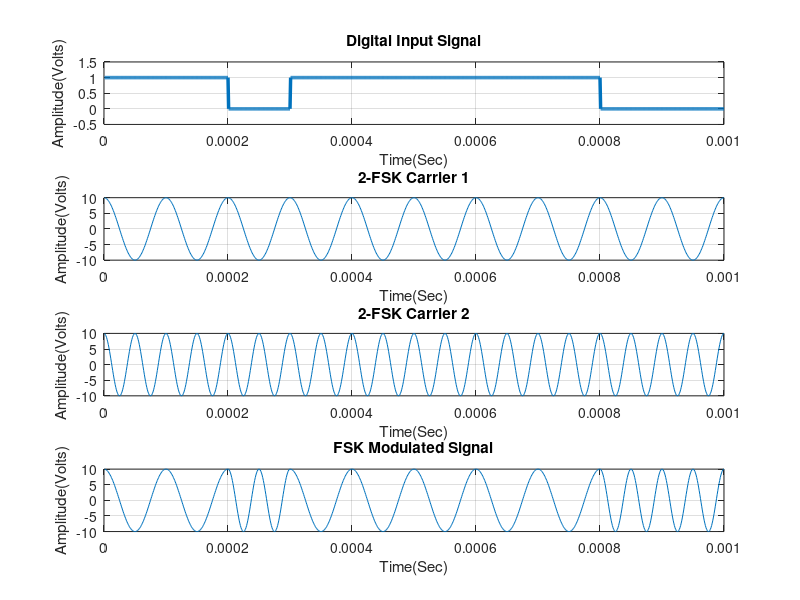

Write the MATLAB code that produced this figure.
% <<<<<<<<<<<<<<<<<<<< FSK Modulation and Demodulation >>>>>>>>>>>>>>>>>>>>

clc, clear all, close all;
% ******************* Digital/Binary input information ********************
  
% Binary information as stream of bits (binary signal 0 or 1)
x = randi(2, [1,10], 'int32') - 1; % auto generate the binary sequence
N = length(x);
Tb = 0.0001;   %Data rate = 1MHz i.e., bit period (second)
disp('Binary Input Information at Transmitter: ');
disp(x);

% ************* Represent input information as digital signal *************

% Tb: Thời gian truyền 1 bit
% nb: 1 bit được biểu diễn bởi nb signal (số mẫu lấy trong 1 chu kì truyền
% 1 bit)
% Tb/nb: thời gian truyền một signal

nb = 100;   % Digital signal per bit
digit = []; 
for n = 1:1:N
    if x(n) == 1;
       sig = ones(1,nb);
    else x(n) == 0;
        sig = zeros(1,nb);
    end
     digit = [digit sig];
end

t1 = Tb/nb : Tb/nb : nb*N*(Tb/nb);   % Time period
figure('Name','FSK Modulation','NumberTitle','off');
subplot(4,1,1);
plot(t1,digit,'LineWidth',2.5);
grid on;
axis([0 Tb*N -0.5 1.5]);
xlabel('Time(Sec)');
ylabel('Amplitude(Volts)');
title('Digital Input Signal');

% *************************** FSK Modulation *****************************
Ac = 10;      % Carrier amplitude for binary input
br = 1/Tb;    % Bit rate
Fc1 = br;      % Carrier phase for binary input '1'
Fc2 = br*2;     % Carrier phase for binary input '0' 

t2 = Tb/nb:Tb/nb:Tb;   % Signal time
mod = [];

for (i = 1:1:N)
    if (x(i) == 1)
        y = Ac*cos(2*pi*Fc1*t2);   % Modulation signal with carrier signal 1
    else
        y = Ac*cos(2*pi*Fc2*t2);   % Modulation signal with carrier signal 2
    end
    mod = [mod y];
end

t3 = Tb/nb:Tb/nb:Tb*N; % Time period

y1 = Ac*cos(2*pi*Fc1*t3); % carrier function 1
y2 = Ac*cos(2*pi*Fc2*t3); % carrier function 2

% plot carrier 1
subplot(4,1,2);
plot(t3,y1);
grid on;
xlabel('Time(Sec)');
ylabel('Amplitude(Volts)');
title('2-FSK Carrier 1');

% plot carrier 2
subplot(4,1,3);
plot(t3,y2);
grid on;
xlabel('Time(Sec)');
ylabel('Amplitude(Volts)');
title('2-FSK Carrier 2');

subplot(4,1,4);
plot(t3,mod);
grid on;
xlabel('Time(Sec)');
ylabel('Amplitude(Volts)');
title('FSK Modulated Signal');

% ************************** End of the program ***************************


